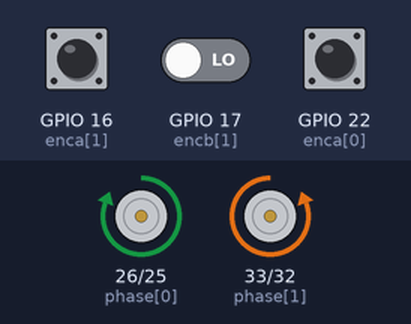
The sketch below on a simulated ESP32. Shown: direction and speed pins drawn as motors (green arrow = direction pin HIGH = forward, orange = LOW = backward, longer = more drive). Inputs (shaded band) come from the test bench; at power-on: GPIO 16 (enca[1]) HIGH, GPIO 17 (encb[1]) LOW, GPIO 22 (enca[0]) HIGH. What the sketch prints to the serial monitor is not drawn.

Above: at 1.2 s.
1.3 s: GPIO 16 (enca[1]) pulsed LOW 2 times (0.12 s each, 0.3 s apart)
Timing chart, 0 to 4.3 s (numbered marks = the images above; inputs shaded):
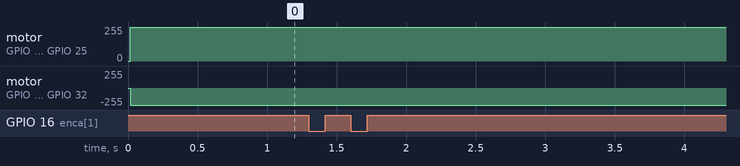

The sketch:

car.ino
```cpp
#define MOTOR0_EN 25
#define MOTOR0_PHASE 26
#define MOTOR0_ENC1 22
#define MOTOR0_ENC2 23

#define MOTOR1_EN 32
#define MOTOR1_PHASE 33
#define MOTOR1_ENC1 17
#define MOTOR1_ENC2 16

#include <cmath>
const int square_size_mm = 50;  // mm

int restingCounter = 0;


class SimplePID {
  private:
    float kp, kd, ki, umax;  // Parameters
    float eprev, eintegral;  // Storage

  public:
  // Constructor
  SimplePID()
    : kp(1), kd(0), ki(0), umax(255), eprev(0.0), eintegral(0.0) {}

  // A function to set the parameters
  void setParams(float kpIn, float kdIn, float kiIn, float umaxIn) {
    kp = kpIn;
    kd = kdIn;
    ki = kiIn;
    umax = umaxIn;
  }

  // A function to compute the control signal
  void evalu(int value, int target, float deltaT, int &pwr, int &dir) {
    // error
    int e = target - value;

    // derivative
    float dedt = (e - eprev) / (deltaT);

    // integral
    eintegral = eintegral + e * deltaT;

    // control signal
    float u = kp * e + kd * dedt + ki * eintegral;

    // motor power
    pwr = (int)fabs(u);
    if (pwr > umax) {
      pwr = umax;
    }

    // motor direction
    dir = 1;
    if (u < 0) {
      dir = -1;
    }

    // store previous error
    eprev = e;
  }
};

const int num_motors = 2;

const int enca[] = { 22, 16 };
const int encb[] = { 23, 17 };
const int phase[] = { 26, 33 };
const int en[] = { 25, 32 };

long prevT = 0;
volatile int posi[] = { 0, 0 };

int target[num_motors];

SimplePID pid[num_motors];

String instructions = "";

int spd = 193;
void setup() {
  // put your setup code here, to run once:
  Serial.begin(115200);

  for (int i = 0; i < num_motors; i++) {
    pinMode(enca[i], INPUT);
    pinMode(encb[i], INPUT);
    pinMode(phase[i], OUTPUT);
    ledcAttachPin(en[i], i);
    ledcSetup(i, 30000, 8);
  }
  pid[0].setParams(1, 0, 0, 255);
  pid[1].setParams(1, 0, 0, 255);

  attachInterrupt(digitalPinToInterrupt(enca[0]), readEncoder<0>, RISING);
  attachInterrupt(digitalPinToInterrupt(enca[1]), readEncoder<1>, RISING);

  int distPulses;
  int anglePulses;
  square_to_square("a1", "c5", 0, distPulses, anglePulses);
  instructions += String("turn") + String(anglePulses) + String(",go") + String(distPulses) + String(",turn") + String(-anglePulses);

  square_to_square("c5", "h2", 0, distPulses, anglePulses);
  instructions += String(",turn") + String(anglePulses) + String(",go") + String(distPulses) + String(",turn") + String(-anglePulses);
  // Serial.println(instructions);
  // Serial.println(anglePulses);
  // turn(anglePulses, target);
}

void loop() {
  // target positions
  // int target[num_motors] = { 1232 / 2, -1232 / 2 };
  String instruction;
  if(instructions.length() > 0 && isResting()) {
    if (instructions.indexOf(",") > 0) {
      instruction = instructions.substring(0, instructions.indexOf(","));
      instructions = instructions.substring(instructions.indexOf(",")+1, instructions.length());
    } else {
      instruction = instructions;
      instructions = "";
    }
    executeInstruction(instruction);
  }

  updateMotorWithPID(target);
}

void setMotor(int dir, int pwmVal, int phase, int en_channel) {
  ledcWrite(en_channel, pwmVal);
  if (dir == 1) {
    digitalWrite(phase, LOW);
    // Serial.println("Low");
  } else if (dir == -1) {
    digitalWrite(phase, HIGH);
    // Serial.println("High");
  } else {
    ledcWrite(en_channel, 0);
  }
}

template<int j>
void readEncoder() {
  int b = digitalRead(encb[j]);
  if (b > 0) {  // signal already high, therefore CW
    posi[j]++;
  } else {  // CCW
    posi[j]--;
  }
}

void updateMotorWithPID(int*target) {
  // delta t
  long currT = micros();
  float dt = ((float)(currT - prevT)) / 1.0e6;
  prevT = currT;

  // read position
  int pos[num_motors];
  noInterrupts();  // disable interrupts temporarily while reading
  for (int k = 0; k < num_motors; k++) {
    pos[k] = posi[k];
  }
  interrupts();  // turn interrupts back on

  // loop through motors
  for (int k = 0; k < num_motors; k++) {
    int pwr, dir;
    // evaluate the control signal
    pid[k].evalu(pos[k], target[k], dt, pwr, dir);
    // signal the motor
    setMotor(dir, pwr, phase[k], k);

    int pwr_thresh = 30;
    if (pwr < pwr_thresh) {
      restingCounter++;
      if (restingCounter > 50) {
        restingCounter = 50;
      }
    } else {
      restingCounter = 0;
    }
  }
  displayPIDData(target, pos);
}

void displayPIDData(int*target, int*pos) {
  for (int k = 0; k < num_motors; k++) {
    Serial.print(target[k]);
    Serial.print(" ");
    Serial.print(pos[k]);
    Serial.print(" ");
  }
  Serial.println();
}

void testCycle() {
}


void square_to_square(String start, String end, int startDegrees, int &distPulses, int &anglePulses) {
  // ex: a4 to e7
  int xDist = square_size_mm * (end.charAt(0) - start.charAt(0));
  int yDist = square_size_mm * (end.charAt(1) - start.charAt(1));
  // Serial.println(xDist);
  // Serial.println(yDist);
  double dist = sqrt(xDist * xDist + yDist * yDist);
  double degrees = atan((double)yDist / xDist) * 180.0 / PI - (double)startDegrees;

  // Serial.println(dist);
  // Serial.println("!@&#^&!@#");
  distPulses = mm_to_pulses(dist);
  anglePulses = degrees_to_pulses(degrees);
  // return String(mm_to_pulses(dist)) + "," + String(degrees_to_pulses(degrees));
}

int degrees_to_pulses(double degrees) {
  return round(degrees / 90 * 1232);
}

int mm_to_pulses(double dist) {  // wheel dia = 21mm, 1 rot = 1056
  return round(dist / (21*PI) * 1056);
}

void resetPosi() {
  posi[0] = 0;
  posi[1] = 0;
}

void move(int distPulses, int * target) {
  target[0] = distPulses;
  target[1] = distPulses;
  resetPosi();
}

void turn(int anglePulses, int * target) {
  target[0] = -anglePulses;
  target[1] = anglePulses;
  resetPosi();
}

bool isResting() {
  return restingCounter >= 50;
}

void executeInstruction(String instruction) {
  // Serial.println("aaaaaaa");
  // Serial.println(instruction);
  int val;
  if(instruction.startsWith("turn")) {
    val = instruction.substring(4, instruction.length()).toInt();
    turn(val, target);
  } else if (instruction.startsWith("go")) {
    val = instruction.substring(2, instruction.length()).toInt();
    move(val, target);
  }
}

//"turn"
```
